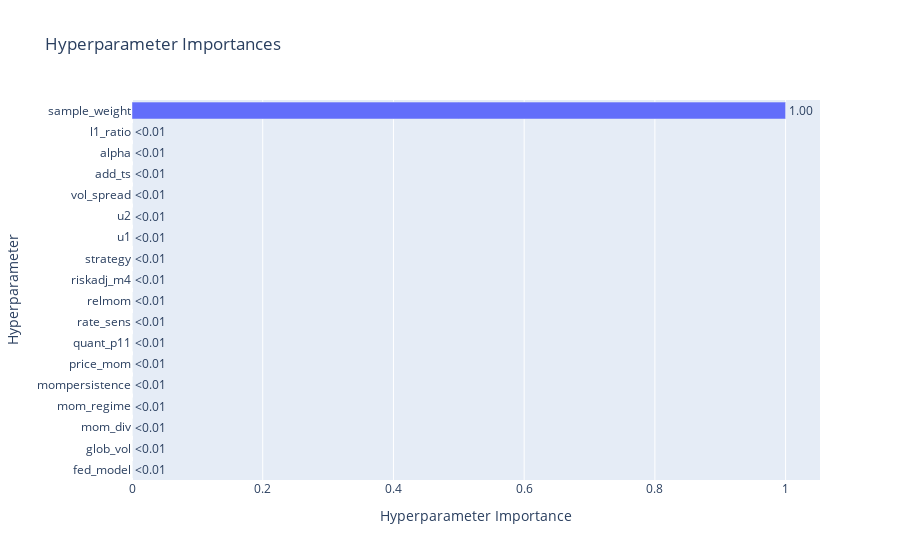

The notebook cell this image was saved under:
### Code cell
optuna.visualization.plot_param_importances(study)

### Figure 1 — Plotly figure (JSON) as saved in the notebook; plotly's stock layout.template omitted (floating-point values rounded to 4 significant figures)
{"data": [{"cliponaxis": false, "hovertemplate": ["fed_model (CategoricalDistribution): 0.0<extra></extra>", "glob_vol (CategoricalDistribution): 0.0<extra></extra>", "mom_div (CategoricalDistribution): 0.0<extra></extra>", "mom_regime (CategoricalDistribution): 0.0<extra></extra>", "mompersistence (CategoricalDistribution): 0.0<extra></extra>", "price_mom (CategoricalDistribution): 0.0<extra></extra>", "quant_p11 (CategoricalDistribution): 0.0<extra></extra>", "rate_sens (CategoricalDistribution): 0.0<extra></extra>", "relmom (CategoricalDistribution): 0.0<extra></extra>", "riskadj_m4 (CategoricalDistribution): 0.0<extra></extra>", "strategy (CategoricalDistribution): 0.0<extra></extra>", "u1 (CategoricalDistribution): 0.0<extra></extra>", "u2 (CategoricalDistribution): 0.0<extra></extra>", "vol_spread (CategoricalDistribution): 0.0<extra></extra>", "add_ts (CategoricalDistribution): 1.3099283731059502e-29<extra></extra>", "alpha (FloatDistribution): 4.875765275045294e-28<extra></extra>", "l1_ratio (FloatDistribution): 6.70777171636765e-28<extra></extra>", "sample_weight (CategoricalDistribution): 1.0<extra></extra>"], "name": "Objective Value", "orientation": "h", "text": ["<0.01", "<0.01", "<0.01", "<0.01", "<0.01", "<0.01", "<0.01", "<0.01", "<0.01", "<0.01", "<0.01", "<0.01", "<0.01", "<0.01", "<0.01", "<0.01", "<0.01", "1.00"], "textposition": "outside", "type": "bar", "x": [0, 0, 0, 0, 0, 0, 0, 0, 0, 0, 0, 0, 0, 0, 1.31e-29, 4.876e-28, 6.708e-28, 1], "y": ["fed_model", "glob_vol", "mom_div", "mom_regime", "mompersistence", "price_mom", "quant_p11", "rate_sens", "relmom", "riskadj_m4", "strategy", "u1", "u2", "vol_spread", "add_ts", "alpha", "l1_ratio", "sample_weight"]}], "layout": {"title": {"text": "Hyperparameter Importances"}, "xaxis": {"title": {"text": "Hyperparameter Importance"}}, "yaxis": {"title": {"text": "Hyperparameter"}}}}
